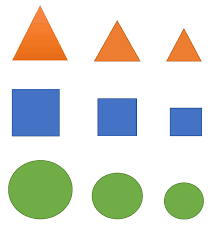
#> input picture 06.opencv/project4/images.png, 219 x 230 px
$ jupyter execute Untitled.ipynb
#> lines starting #> are read from the running program, lines starting #| are printed output that depends on the picture; after the words box and inside, x2 and y2 are one past the last pixel; in counts of white or black regions, pixels touching at a corner belong together
[cell 1]
import cv2
import math

# 1. Read image
img = cv2.imread("images.png")
#> img is the input picture: shape (230, 219, 3); mean B, G, R 213.8, 223.3, 218.9

if img is None:
    print("Image not found!")
    exit()

print("Image loaded successfully")


# 2. Convert to grayscale
gray = cv2.cvtColor(img, cv2.COLOR_BGR2GRAY)
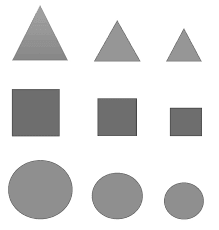
#> gray: shape (230, 219); min 70, max 255, mean 220.9


# 3. Threshold
_, threshold = cv2.threshold(
    gray,
    200,
    255,
    cv2.THRESH_BINARY_INV
)
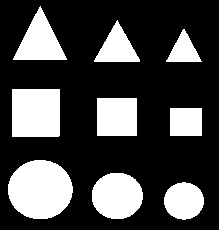
#> threshold: shape (230, 219); 27.7% white; 9 white regions


# 4. Find contours
contours, hierarchy = cv2.findContours(
    threshold,
    cv2.RETR_EXTERNAL,
    cv2.CHAIN_APPROX_SIMPLE
)
#> contours = 9 contours; largest, box (x1, y1, x2, y2) and area: (8, 160, 73, 219) 2932, (12, 89, 60, 137) 2208, (92, 173, 143, 219) 1808, (97, 98, 137, 136) 1443, (13, 6, 67, 60) 1428

print("Total contours:", len(contours))
#| Total contours: 9


# 5. Check each contour
for contour in contours:

    # Area
    area = cv2.contourArea(contour)

    # Ignore small noise
    if area < 500:
        continue

    # Perimeter
    perimeter = cv2.arcLength(
        contour,
        True
    )

    # Approximate contour
    approx = cv2.approxPolyDP(
        contour,
        0.02 * perimeter,
        True
    )

    # Number of corners
    corners = len(approx)

    # Bounding rectangle
    x, y, w, h = cv2.boundingRect(contour)


    # -----------------------------------
    # 6. Shape Detection
    # -----------------------------------

    if corners == 3:

        shape = "Triangle"


    elif corners == 4:

        ratio = w / float(h)

        if 0.90 <= ratio <= 1.10:
            shape = "Square"
        else:
            shape = "Rectangle"


    elif corners > 6:

        circularity = (
            4 * math.pi * area
        ) / (perimeter * perimeter)

        if circularity > 0.80:
            shape = "Circle"
        else:
            continue


    else:

        # Ignore 5 or 6 corner shapes
        continue


    # -----------------------------------
    # 7. Draw contour
    # -----------------------------------

    cv2.drawContours(
        img,
        [contour],
        -1,
        (0, 255, 0),
        2
    )


    # -----------------------------------
    # 8. Write shape name
    # -----------------------------------

    cv2.putText(
        img,
        shape,
        (x, y - 5),
        cv2.FONT_HERSHEY_SIMPLEX,
        0.6,
        (0, 0, 255),
        2
    )


    # -----------------------------------
    # 9. Print shape
    # -----------------------------------

    print(shape)
#> this loop made 9 passes
#> (area, perimeter, approx, corners, x, y, w, h) on passes 4 to 6: (837, 116, [[170, 108], [170, 135], [201, 135], [201, 108]], 4, 170, 108, 32, 28), (1443, 152, [[97, 98], [97, 135], [136, 135], [136, 98]], 4, 97, 98, 40, 38), (2208.5, 187.4, [[12, 89], [12, 136], [58, 136], [59, 89]], 4, 12, 89, 48, 48)
#> (area, perimeter, corners, x, y, w, h, circularity) on passes 1 to 3: (1120, 126.2, 8, 164, 182, 40, 38, 0.883), (1808.5, 159, 9, 92, 173, 51, 46, 0.899), (2931.5, 202.4, 8, 8, 160, 65, 59, 0.899)
#| Circle
#| Circle
#| Circle
#| Rectangle
#| Square
#| Square
#| Triangle
#| Triangle
#> (further printed lines are left out)
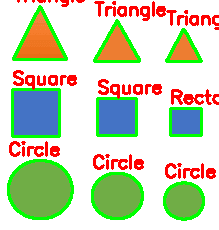
#> img: shape (230, 219, 3); 15.64% of pixels changed, all inside (x1, y1, x2, y2) = (7, 0, 219, 221)


# -----------------------------------
# 10. Display result
# -----------------------------------

cv2.imshow(
    "Shape Detection",
    img
)


# -----------------------------------
# 11. Save result
# -----------------------------------

cv2.imwrite(
    "shape_detection_result.png",
    img
)
cv2.imshow("Threshold", threshold)

print("Result saved successfully!")


# -----------------------------------
# 12. Close
# -----------------------------------

cv2.waitKey(0)
cv2.destroyAllWindows()

[cell 2]
import cv2
import math

# 1. Read image
img = cv2.imread("new.jpg")
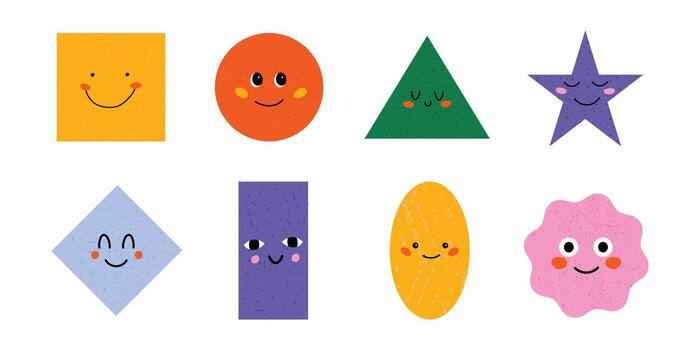
#> input picture 06.opencv/project4/new.jpg, 700 x 350 px
#> img is the input picture: shape (350, 700, 3); mean B, G, R 213.1, 221.6, 234.7

if img is None:
    print("Image not found!")
    exit()

print("Image loaded successfully")


# 2. Convert to grayscale
gray = cv2.cvtColor(img, cv2.COLOR_BGR2GRAY)
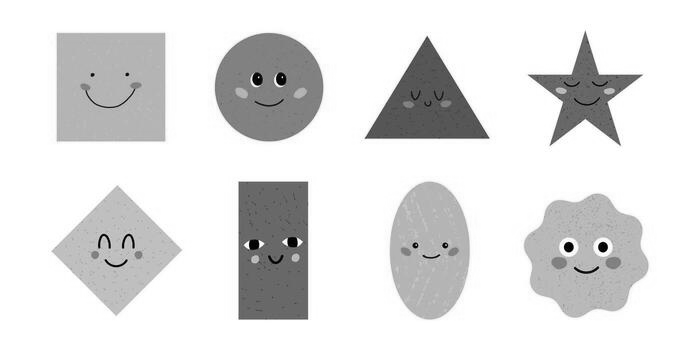
#> gray: shape (350, 700); min 0, max 255, mean 224.5


# 3. Threshold
_, threshold = cv2.threshold(
    gray,
    200,
    255,
    cv2.THRESH_BINARY_INV
)
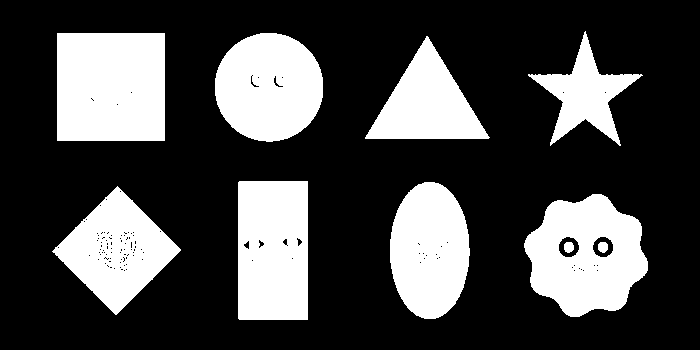
#> threshold: shape (350, 700); 28.1% white; 10 white regions


# 4. Find contours
contours, hierarchy = cv2.findContours(
    threshold,
    cv2.RETR_EXTERNAL,
    cv2.CHAIN_APPROX_SIMPLE
)
#> contours = 8 contours; box (x1, y1, x2, y2) and area: (57, 33, 165, 141) 11449, (524, 194, 648, 317) 10769, (238, 181, 308, 320) 9521, (215, 33, 323, 142) 9137, (390, 182, 470, 319) 8436, (52, 186, 181, 315) 8250, (365, 36, 490, 139) 6376, (528, 31, 643, 146) 4274

print("Total contours:", len(contours))
#| Total contours: 8


# 5. Check each contour
for contour in contours:

    # Area
    area = cv2.contourArea(contour)

    # Ignore small noise
    if area < 500:
        continue

    # Perimeter
    perimeter = cv2.arcLength(
        contour,
        True
    )

    # Approximate contour
    approx = cv2.approxPolyDP(
        contour,
        0.02 * perimeter,
        True
    )

    # Number of corners
    corners = len(approx)

    # Bounding rectangle
    x, y, w, h = cv2.boundingRect(contour)


    # -----------------------------------
    # 6. Shape Detection
    # -----------------------------------

    if corners == 3:

        shape = "Triangle"


    elif corners == 4:

        ratio = w / float(h)

        if 0.90 <= ratio <= 1.10:
            shape="Square"
        else:
            shape="Rectangle"


    elif corners > 6:

        circularity = (
            4 * math.pi * area
        ) / (perimeter * perimeter)

        if circularity > 0.80:
            shape="Circle"
        else:
            continue


    else:

        # Ignore 5 or 6 corner shapes
        continue


    # -----------------------------------
    # 7. Draw contour
    # -----------------------------------

    cv2.drawContours(
        img,
        [contour],
        -1,
        (0, 255, 0),
        2
    )


    # -----------------------------------
    # 8. Write shape name
    # -----------------------------------

    cv2.putText(
        img,
        shape,
        (x, y - 5),
        cv2.FONT_HERSHEY_SIMPLEX,
        0.6,
        (0, 0, 255),
        2
    )


    # -----------------------------------
    # 9. Print shape
    # -----------------------------------

    print(shape)
#> this loop made 8 passes
#> (area, perimeter, approx, corners, x, y, w, h) on passes 2, 4, 7: (8250.5, 369.7, [[117, 186], [52, 251], [115, 314], [180, 250]], 4, 52, 186, 129, 129), (9521, 412.8, [[239, 181], [238, 318], [307, 319], [307, 181]], 4, 238, 181, 70, 139), (11449, 428, [[57, 33], [57, 140], [164, 140], [164, 33]], 4, 57, 33, 108, 108)
#> (area, perimeter, corners, x, y, w, h, circularity) on passes 3, 6: (8435.5, 363.8, 8, 390, 182, 80, 137, 0.801), (9137, 357.4, 8, 215, 33, 108, 109, 0.899)
#| Square
#| Circle
#| Rectangle
#| Triangle
#| Circle
#| Square
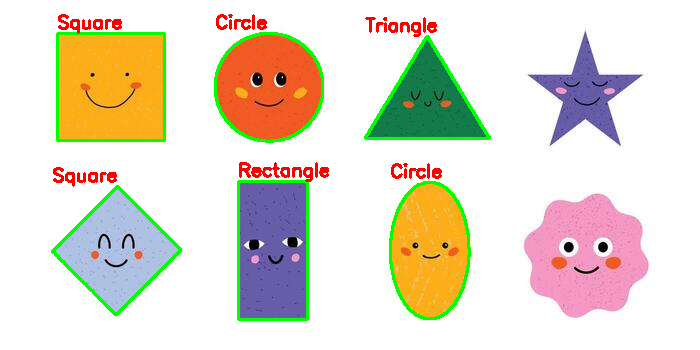
#> img: shape (350, 700, 3); 4.22% of pixels changed, all inside (x1, y1, x2, y2) = (51, 14, 491, 321)


# -----------------------------------
# 10. Display result
# -----------------------------------

cv2.imshow(
    "Shape Detection",
    img
)


# -----------------------------------
# 11. Save result
# -----------------------------------

cv2.imwrite(
    "shape_detection_result.png",
    img
)
cv2.imshow("Threshold", threshold)

print("Result saved successfully!")


# -----------------------------------
# 12. Close
# -----------------------------------

cv2.waitKey(0)
cv2.destroyAllWindows()
